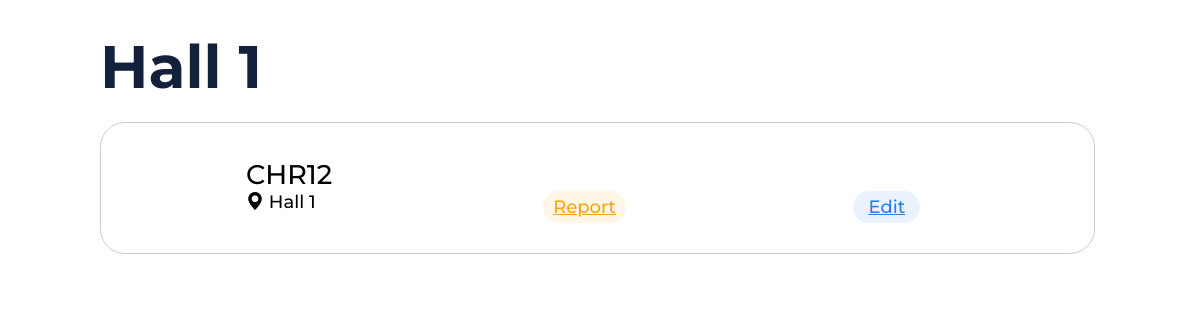
Page /report/Hall 1/Canada Mandir (signed in) on the earlier database version.
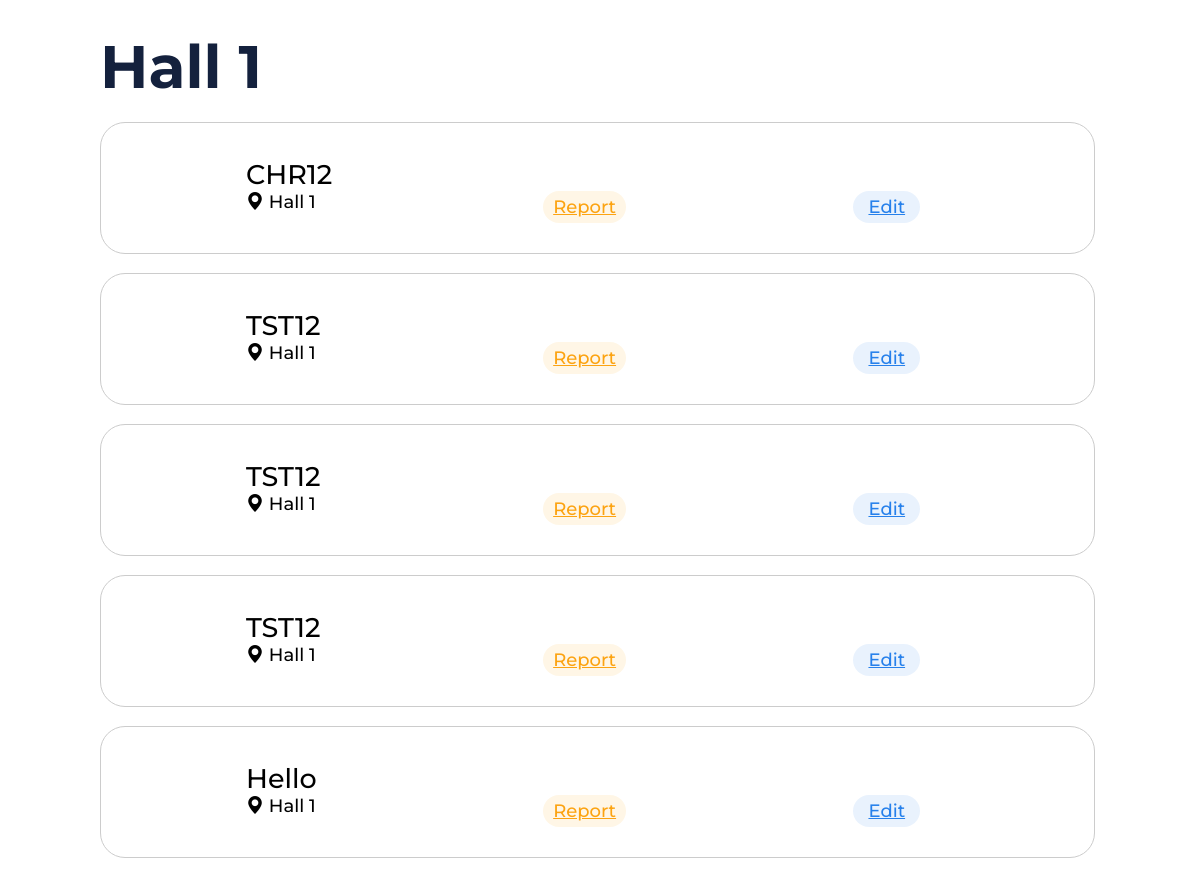
Same page on the later database version.
### inventory/models.py (models this page shows, shortened)
class Item(models.Model):
    uid = models.IntegerField()
    description = models.CharField(max_length=200)
    details = models.CharField(max_length=1000)
    image = models.ImageField(upload_to='item_pics', blank=True, null=True, max_length=500)
    quantity = models.IntegerField()
    code = models.CharField(max_length=5)
    area = models.ForeignKey(Area, null=True, on_delete=models.SET_NULL)
    approved = models.BooleanField(default=False)
    slug = models.CharField(max_length=1000, null=True, blank=True)

### authencation/models.py (models this page shows, shortened)
class Area(models.Model):
    name = models.CharField(max_length=200)
    location = models.CharField(max_length=200)
    def __str__(self):
        return self.name
    class Meta:
        unique_together = ('name', 'location',)

### inventory/views.py (the view)
# urls.py: path("report/<str:area>/<str:location>", ReportTable.as_view(), name="report"),
class ReportTable(LoginRequiredMixin, ListView):
    model = Item
    template_name = "inventory/report.html"
    success_url = "/"
    ordering = ['id']
    context_object_name = 'items'
    paginate_by = 5
    def get_queryset(self):
        try:
            area = Area.objects.get(name=self.kwargs["area"],
                                    location=self.kwargs["location"])
            return Item.objects.filter(area=area)
        except:
            return Item.objects.all()
    def get_context_data(self, **kwargs):
        context = super(ReportTable, self).get_context_data(**kwargs)
        context["area"] = self.kwargs["area"]
        context["location"] = self.kwargs["location"]
        return context

### authencation/models.py (called while the page is built)
    @property
    def is_active(self):
        return self.active

### inventory/templates/inventory/report.html (shortened to what this page needs)
{% extends "main/base.html" %}
{% load static %}
{% load crispy_forms_tags %}
{% block style %}
<link rel="stylesheet" href='{% static "css/report_items.css" %}'/>
{% endblock %}
{% block content %}
<div class="container">
    <div class="main">
        <h1>{{area}}</h1>
        <br>
        {%for item in items%}
         <div class="card" style="background-color: white;">
                <div class="circle">
                </div>
                <div class="text">
                    <h2 style="font-weight:500">{{item.code}}</h2>
                    <div class="button-row">
                        <div>
                            <i class="bi bi-geo-alt-fill"></i>
                            <p>{{ item.area }}</p>
                        </div>
                        <a href="{% url 'report-detail' item.slug %}" class="report">Report</a>
                        <a href="#" class="edit">Edit</a>
                    </div>
                </div>
            </div>
        <br>
        {% endfor %}
    </div>
</div>
{% endblock %}

Differences in the rows shown:
added Item: code "TST12", area "Hall 1"
added Item: code "TST12", area "Hall 1"
added Item: code "TST12", area "Hall 1"
added Item: code "Hello", area "Hall 1"
